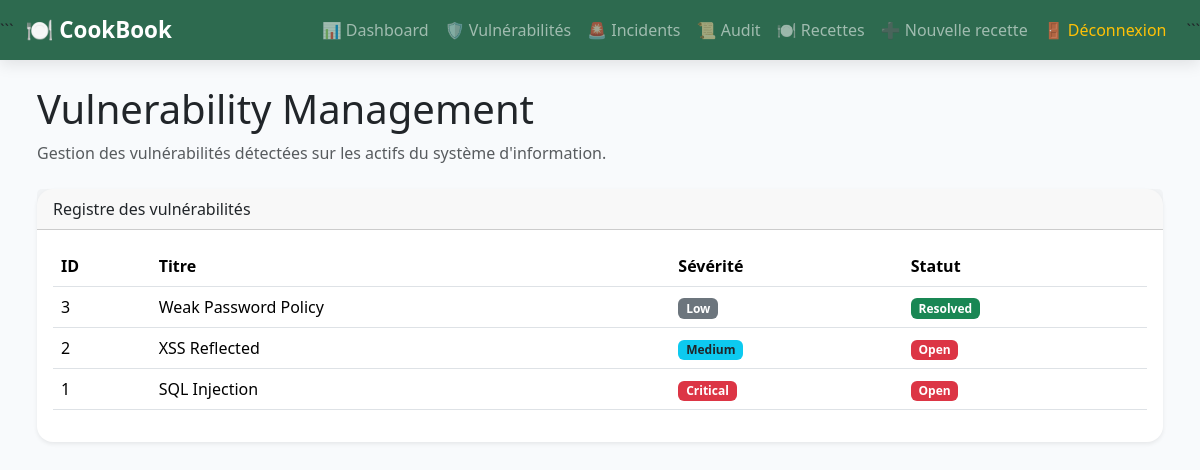
/?url=vulnerability/index (signed in), run on the app's committed database.
### tables this page shows
CREATE TABLE `vulnerabilities` (
  `id` int NOT NULL AUTO_INCREMENT,
  `title` varchar(255) DEFAULT NULL,
  `severity` varchar(50) DEFAULT NULL,
  `description` text,
  `cvss` float DEFAULT NULL,
  `status` varchar(50) DEFAULT NULL,
  `created_at` timestamp NULL DEFAULT CURRENT_TIMESTAMP,
  PRIMARY KEY (`id`)
);

### app/controllers/VulnerabilityController.php (called while the page is built, shortened)
<?php
require_once __DIR__ . '/../Repositories/VulnerabilityRepository.php';
class VulnerabilityController
{
    public function index()
    {
        $repo = new VulnerabilityRepository();
        $vulnerabilities = $repo->getAll();
        require_once __DIR__ . '/../views/vulnerabilities/index.php';
    }
}

### app/core/Router.php (called while the page is built, shortened)
<?php
class Router
{
    public function route()
    {
        $url = $_GET['url'] ?? 'home/index';
        $url = trim($url, '/');
        $parts = explode('/', $url);
        if ($parts[0] === 'api') {
            $version = $parts[1] ?? 'v1';
            $controller = $parts[2] ?? 'home';
            $method = $parts[3] ?? 'index';
            $controllerClass =
                ucfirst($controller) . 'Controller';
            $file =
                __DIR__
                . '/../controllers/Api/'
                . strtoupper($version)
                . '/'
                . $controllerClass
                . '.php';
        } else {
            $method = $parts[1] ?? 'index';
        }
        $method = explode('?', $method)[0];
        $controllerInstance =
            new $controllerClass();
        $controllerInstance->$method();
    }
}

### public/index.php (called while the page is built, shortened)
<?php
require_once "../app/core/Router.php";
$router = new Router();
$router->route();

### app/Repositories/VulnerabilityRepository.php (called while the page is built, shortened)
<?php
require_once __DIR__ . '/../core/Database.php';
class VulnerabilityRepository
{
    private $conn;
    public function __construct()
    {
        $db = new Database();
        $this->conn = $db->getConnection();
    }
    public function getAll()
    {
        $stmt = $this->conn->query("
            SELECT *
            FROM vulnerabilities
            ORDER BY id DESC
        ");
        return $stmt->fetchAll(PDO::FETCH_ASSOC);
    }
}

### app/core/Database.php (called while the page is built, shortened)
<?php
class Database
{
    private $host = "db";
    private $dbname = "appdb";
    private $username = "root";
    private $password = "root";
    public function getConnection()
    {
        try {
            $this->pdo = new PDO(
                "mysql:host={$this->host};dbname={$this->dbname};charset=utf8",
                $this->username,
                $this->password
            );
            $this->pdo->setAttribute(PDO::ATTR_ERRMODE, PDO::ERRMODE_EXCEPTION);
            return $this->pdo;
        } catch (PDOException $e) {
            die("Erreur connexion DB : " . $e->getMessage());
        }
    }
}

### app/views/vulnerabilities/index.php (the view)
<?php require_once __DIR__.'/../layouts/header.php'; ?>
<?php require_once __DIR__.'/../layouts/sidebar.php'; ?>
<div class="container-fluid">
    <div class="mb-4">
        <h1>Vulnerability Management</h1>
        <p class="text-muted">
            Gestion des vulnérabilités détectées sur les actifs du système d'information.
        </p>
    </div>
    <div class="card shadow-sm">
        <div class="card-header">
            Registre des vulnérabilités
        </div>
        <div class="card-body">
            <table class="table table-hover align-middle">
                <thead>
                    <tr>
                        <th>ID</th>
                        <th>Titre</th>
                        <th>Sévérité</th>
                        <th>Statut</th>
                    </tr>
                </thead>
                <tbody>
                <?php foreach($vulnerabilities as $v): ?>
                    <tr>
                        <td>
                            <?= $v['id'] ?>
                        </td>
                        <td>
                            <?= htmlspecialchars($v['title']) ?>
                        </td>
                        <td>
                            <?php if($v['severity'] == 'Critical'): ?>
                                <span class="badge bg-danger">
                                    Critical
                                </span>
                            <?php elseif($v['severity'] == 'High'): ?>
                                <span class="badge bg-warning text-dark">
                                    High
                                </span>
                            <?php elseif($v['severity'] == 'Medium'): ?>
                                <span class="badge bg-info text-dark">
                                    Medium
                                </span>
                            <?php else: ?>
                                <span class="badge bg-secondary">
                                    Low
                                </span>
                            <?php endif; ?>
                        </td>
                        <td>
                            <?php if($v['status'] == 'Open'): ?>
                                <span class="badge bg-danger">
                                    Open
                                </span>
                            <?php elseif($v['status'] == 'In Progress'): ?>
                                <span class="badge bg-warning text-dark">
                                    In Progress
                                </span>
                            <?php else: ?>
                                <span class="badge bg-success">
                                    Resolved
                                </span>
                            <?php endif; ?>
                        </td>
                    </tr>
                <?php endforeach; ?>
                </tbody>
            </table>
        </div>
    </div>
</div>
<?php require_once __DIR__.'/../layouts/footer.php'; ?>

### app/views/layouts/header.php (style rules this page uses)
body { background:#f8fafc; font-family:'Segoe UI',sans-serif; margin:0; }
.card { border:none; border-radius:16px; }

### data on the page
vulnerabilities: id "3", title "Weak Password Policy", severity "Low", status "Resolved"
vulnerabilities: id "2", title "XSS Reflected", severity "Medium", status "Open"
vulnerabilities: id "1", title "SQL Injection", severity "Critical", status "Open"
